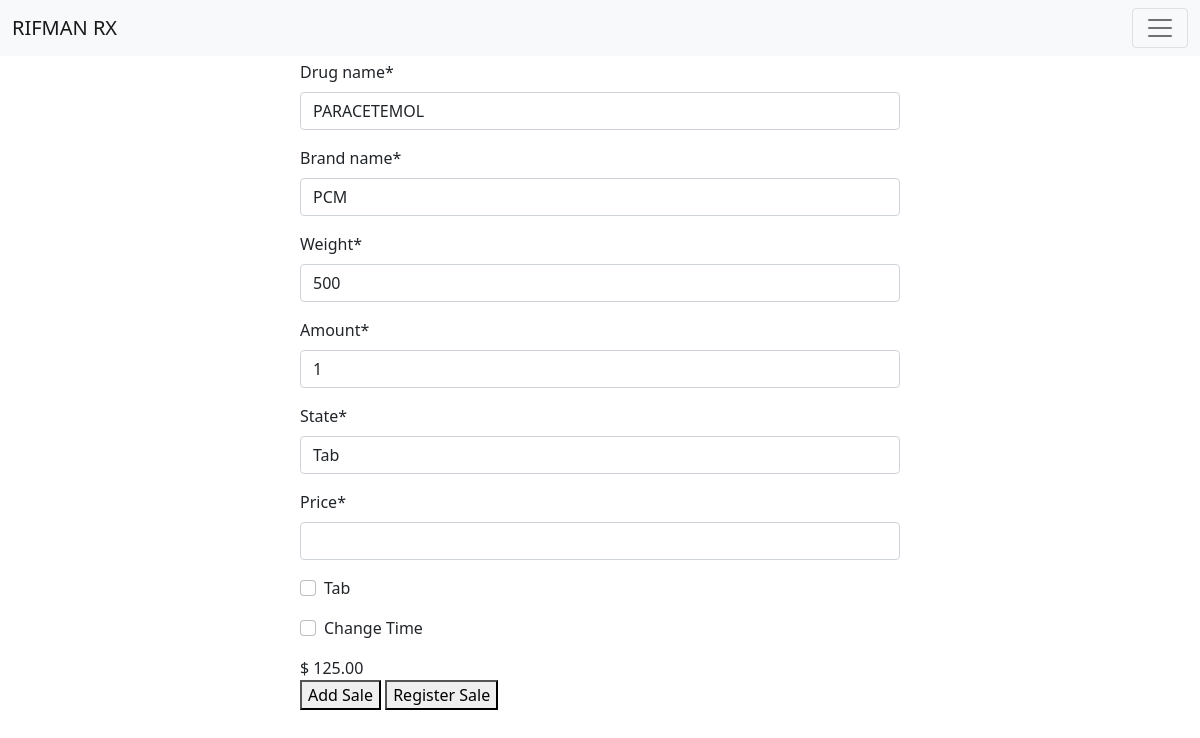
Page /drug/1/sell on the committed database.
### drugs/models.py (models this page shows, shortened)
class Drug(models.Model):
	drug_name = models.CharField(max_length=30)
	brand_name = models.CharField(max_length=30)
	drug_type = models.CharField(max_length=20)
	state = models.CharField(max_length=20, choices=state_choices, default="Suspension")
	weight = models.CharField(max_length=10)
	manufacturer = models.CharField(max_length=30)
	exp_date = models.DateField("Expiery Date")
	stock_amount = models.IntegerField()
	purchase_amount = models.IntegerField()
	units = models.CharField(max_length=30, choices=unit_choices, default="Unit")
	price = models.DecimalField(max_digits=10, decimal_places=2) #sale_price
	cost_price = models.DecimalField(max_digits=10, decimal_places=2)
	category = models.CharField(max_length=30)
	purpose = models.CharField(max_length=30)
	location = models.CharField(max_length=10)
	day_added = models.DateField(null=False, default="2024-02-27")#str(tz.now().date()))
	out_of_stock = models.BooleanField(default=False)
	expired = models.BooleanField(default=False, null=True)
	def expired(self):
		return self.check_exp() <= 0
	@property
	def Tablet(self):
		return self.tablet_set.all()[0]
	@property
	def Suspension(self):
		return self.suspension_set.all()[0]

### drugs/views.py (the view, shortened to what this page needs)
# urls.py: path("<int:pk>/sell", SellDrugs.as_view(), name="sell"),
class SellDrugs(ListView):
	model = Drug
	template_name = "drugs/sell_drug.html"
	list_template_name = "drugs/drugs.html"
	list_path = "../drugs"
	context_object_name = "drug"
	def get(self, request, pk):
		drug = self.model.objects.filter(pk=pk)[0]
		form = SalesForm()
		drug_name = drug.drug_name
		brand_name = drug.brand_name
		weight = drug.weight
		state = drug.state
		if state != "Tab":
			form.fields["tab_state"].widget = form.fields["tab_state"].hidden_widget()
		form["drug_name"].initial = drug_name
		form["brand_name"].initial = brand_name
		form["weight"].initial = weight
		form["state"].initial = state
		form["price"].initial = 0
		return render(request, self.template_name, {"form": form, "drug":drug})

### drugs/forms.py (shortened to what this page needs)
class SalesForm(forms.ModelForm):
	state = forms.CharField(max_length=30, label="State")
	price = forms.FloatField(label="Price")
	tab_state = forms.BooleanField(required=False, label="Tab")
	time_toggle = forms.BooleanField(required=False, label="Change Time")
	sale_time = forms.DateTimeField(initial=tz.now())
	class Meta:
		model = Sale
		fields = ["drug_name", "brand_name", "weight", "amount"]
	names = []
	ids = []
	total_price = 0

### drugs/models.py (called while the page is built)
	def get_tab_cd(self):
		return self.tab_cd.split("/")

	@property
	def ntabs(self):
		return self.get_tab_cd()[0]

### drugs/templates/drugs/sell_drug.html (shortened to what this page needs)
{% extends 'main/base.html' %}
{% load static %}
{% block content %}
{% load crispy_forms_tags %}
<div class="form-container">
	<form method="post" action="./sell">
        {{form|crispy}}
		<label name="price"  id="price">$ {{drug.price}}</label><br />
		<button class="submit" type="submit" name="add_sale_list" value="add">Add Sale</button>
		<button class="submit" type="submit" name="register_sale" value="register">Register Sale</button>
	</form>
</div>
{% endblock %}

### main/static/main/css/styles.css (style rules this page uses)
body { padding-top: 60px; text-align: center; }
.form-container { justify-content: flex-start; padding-left: 25%; padding-right: 25%; }
form { text-align: left; width: 100%; }

### rows in the picture
Drug: drug_name "PARACETEMOL", brand_name "PCM", weight "500", state "Tab", price "125.00"
